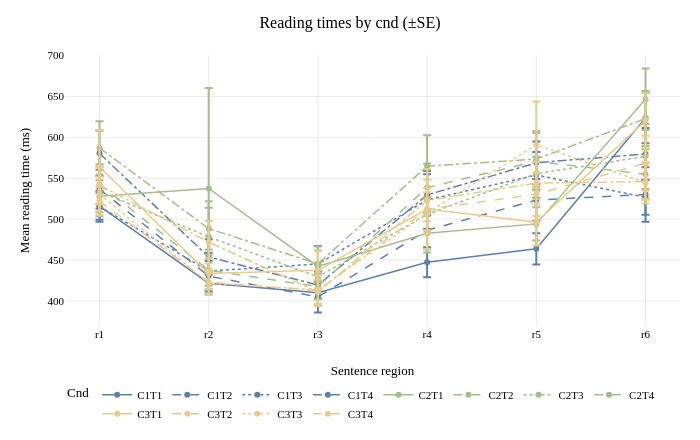
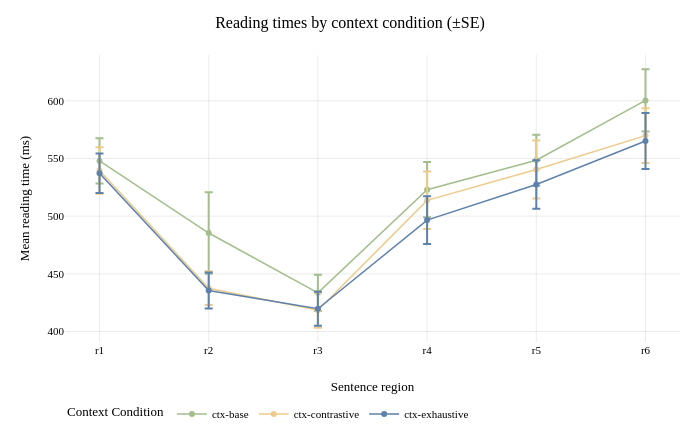
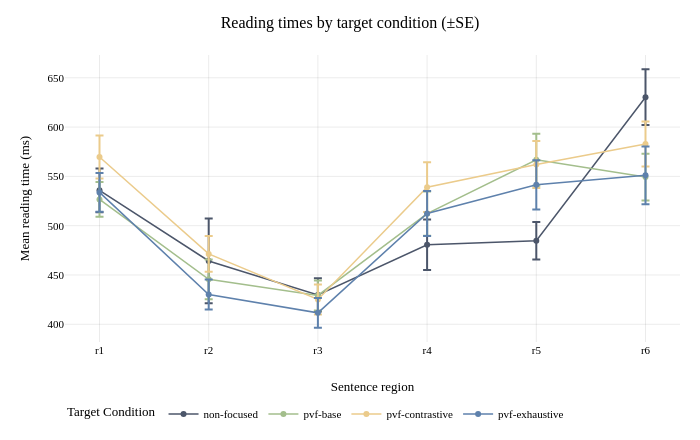

Notebook source saved alongside these figures, in order:
### Markdown cell above
#### Reading-time plots

Exhaustive is blue, base green, contrastive yellow, and non-focused grey. For combined `cnd` conditions, color identifies the context (C1 exhaustive, C2 base, C3 contrastive), while line style identifies the target (T1 non-focused: solid; T2 exhaustive: dashed; T3 base: dotted; T4 contrastive: dash-dot).

### Code cell
# Combined CxTy conditions use the context color and a target-specific line style.
condition_pairs = plot_trials[['cnd', 'context_condition', 'target_condition']].drop_duplicates()
if condition_pairs['cnd'].duplicated().any():
    raise ValueError('A combined condition maps to multiple context/target conditions')
missing_colors = set(condition_pairs['context_condition']) | set(condition_pairs['target_condition'])
missing_colors -= set(CONDITION_COLORS)
if missing_colors:
    raise ValueError(f'No Nord colors defined for conditions: {sorted(missing_colors)}')
missing_dashes = set(condition_pairs['target_condition']) - set(TARGET_DASHES)
if missing_dashes:
    raise ValueError(f'No line styles defined for target conditions: {sorted(missing_dashes)}')
combined_colors = {
    row.cnd: CONDITION_COLORS[row.context_condition]
    for row in condition_pairs.itertuples(index=False)
}
combined_dashes = {
    row.cnd: TARGET_DASHES[row.target_condition]
    for row in condition_pairs.itertuples(index=False)
}
color_map = {**CONDITION_COLORS, **combined_colors}

reading_figures = {}
for condition, summary in reading_summaries.items():
    figure = px.line(
        summary, x='region', y='mean_ms', color=condition,
        line_dash=condition if condition == 'cnd' else None,
        color_discrete_map=color_map, line_dash_map=combined_dashes,
        markers=True, error_y=ERROR_BAR, category_orders={'region': region_order},
        hover_data={'sd_ms': ':.1f', 'se_ms': ':.1f', 'n_submissions': True},
        labels={'region': 'Sentence region', 'mean_ms': 'Mean reading time (ms)',
                condition: condition.replace('_', ' ').title()},
        title=f'Reading times by {condition.replace("_", " ")} (±{ERROR_BAR[:2].upper()})'
    )
    figure.update_layout(width=FIGURE_WIDTH, height=FIGURE_HEIGHT,
                         margin=dict(l=65, r=20, t=55, b=55), hovermode='x unified',
                         legend=dict(orientation='h', yanchor='top', y=-0.2))
    reading_figures[condition] = figure
    figure.show()

### Figure 1 — Plotly figure (JSON) as saved in the notebook; plotly's stock layout.template omitted (floating-point values rounded to 4 significant figures)
{"data": [{"customdata": [[138.1, 16.51, 70.0], [116.6, 13.94, 70.0], [116.8, 13.95, 70.0], [153.9, 18.39, 70.0], [159.9, 19.11, 70.0], [259.7, 31.05, 70.0]], "error_y": {"array": [16.51, 13.94, 13.95, 18.39, 19.11, 31.05]}, "hovertemplate": "Cnd=C1T1<br>Sentence region=%{x}<br>Mean reading time (ms)=%{y}<br>sd_ms=%{customdata[0]:.1f}<br>se_ms=%{customdata[1]:.1f}<br>n_submissions=%{customdata[2]}<extra></extra>", "legendgroup": "C1T1", "line": {"color": "#5e81ac", "dash": "solid"}, "marker": {"symbol": "circle"}, "mode": "lines+markers", "name": "C1T1", "orientation": "v", "showlegend": true, "type": "scatter", "x": ["r1", "r2", "r3", "r4", "r5", "r6"], "xaxis": "x", "y": [515.9, 421.6, 409.9, 447.2, 463.6, 623.8], "yaxis": "y"}, {"customdata": [[198.4, 23.71, 70.0], [156.8, 18.74, 70.0], [158.6, 18.95, 70.0], [193.6, 23.14, 70.0], [215.1, 25.71, 70.0], [279.9, 33.45, 70.0]], "error_y": {"array": [23.71, 18.74, 18.95, 23.14, 25.71, 33.45]}, "hovertemplate": "Cnd=C1T2<br>Sentence region=%{x}<br>Mean reading time (ms)=%{y}<br>sd_ms=%{customdata[0]:.1f}<br>se_ms=%{customdata[1]:.1f}<br>n_submissions=%{customdata[2]}<extra></extra>", "legendgroup": "C1T2", "line": {"color": "#5e81ac", "dash": "dash"}, "marker": {"symbol": "circle"}, "mode": "lines+markers", "name": "C1T2", "orientation": "v", "showlegend": true, "type": "scatter", "x": ["r1", "r2", "r3", "r4", "r5", "r6"], "xaxis": "x", "y": [536.7, 430.3, 404.8, 486.3, 523.3, 530.1], "yaxis": "y"}, {"customdata": [[157.4, 18.82, 70.0], [185.8, 22.21, 70.0], [184.3, 22.02, 70.0], [295.8, 35.36, 70.0], [235.7, 28.17, 70.0], [177.5, 21.22, 70.0]], "error_y": {"array": [18.82, 22.21, 22.02, 35.36, 28.17, 21.22]}, "hovertemplate": "Cnd=C1T3<br>Sentence region=%{x}<br>Mean reading time (ms)=%{y}<br>sd_ms=%{customdata[0]:.1f}<br>se_ms=%{customdata[1]:.1f}<br>n_submissions=%{customdata[2]}<extra></extra>", "legendgroup": "C1T3", "line": {"color": "#5e81ac", "dash": "dot"}, "marker": {"symbol": "circle"}, "mode": "lines+markers", "name": "C1T3", "orientation": "v", "showlegend": true, "type": "scatter", "x": ["r1", "r2", "r3", "r4", "r5", "r6"], "xaxis": "x", "y": [515.5, 436.5, 445.1, 523.4, 553.9, 526.7], "yaxis": "y"}, {"customdata": [[232.9, 27.84, 70.0], [182.2, 21.77, 70.0], [138.1, 16.5, 70.0], [211.1, 25.23, 70.0], [217.6, 26.01, 70.0], [264.2, 31.58, 70.0]], "error_y": {"array": [27.84, 21.77, 16.5, 25.23, 26.01, 31.58]}, "hovertemplate": "Cnd=C1T4<br>Sentence region=%{x}<br>Mean reading time (ms)=%{y}<br>sd_ms=%{customdata[0]:.1f}<br>se_ms=%{customdata[1]:.1f}<br>n_submissions=%{customdata[2]}<extra></extra>", "legendgroup": "C1T4", "line": {"color": "#5e81ac", "dash": "dashdot"}, "marker": {"symbol": "circle"}, "mode": "lines+markers", "name": "C1T4", "orientation": "v", "showlegend": true, "type": "scatter", "x": ["r1", "r2", "r3", "r4", "r5", "r6"], "xaxis": "x", "y": [580.5, 453.7, 419.3, 529.5, 568.9, 579.8], "yaxis": "y"}, {"customdata": [[165.3, 19.76, 70.0], [1028.0, 122.9, 70.0], [162.9, 19.48, 70.0], [195.7, 23.4, 70.0], [170.1, 20.33, 70.0], [314.4, 37.58, 70.0]], "error_y": {"array": [19.76, 122.9, 19.48, 23.4, 20.33, 37.58]}, "hovertemplate": "Cnd=C2T1<br>Sentence region=%{x}<br>Mean reading time (ms)=%{y}<br>sd_ms=%{customdata[0]:.1f}<br>se_ms=%{customdata[1]:.1f}<br>n_submissions=%{customdata[2]}<extra></extra>", "legendgroup": "C2T1", "line": {"color": "#a3be8c", "dash": "solid"}, "marker": {"symbol": "circle"}, "mode": "lines+markers", "name": "C2T1", "orientation": "v", "showlegend": true, "type": "scatter", "x": ["r1", "r2", "r3", "r4", "r5", "r6"], "xaxis": "x", "y": [527.9, 537.5, 442.1, 482.7, 494.2, 646.6], "yaxis": "y"}, {"customdata": [[206.6, 24.7, 70.0], [159.3, 19.04, 70.0], [129.9, 15.53, 70.0], [247.2, 29.55, 70.0], [287.0, 34.31, 70.0], [256.7, 30.68, 70.0]], "error_y": {"array": [24.7, 19.04, 15.53, 29.55, 34.31, 30.68]}, "hovertemplate": "Cnd=C2T2<br>Sentence region=%{x}<br>Mean reading time (ms)=%{y}<br>sd_ms=%{customdata[0]:.1f}<br>se_ms=%{customdata[1]:.1f}<br>n_submissions=%{customdata[2]}<extra></extra>", "legendgroup": "C2T2", "line": {"color": "#a3be8c", "dash": "dash"}, "marker": {"symbol": "circle"}, "mode": "lines+markers", "name": "C2T2", "orientation": "v", "showlegend": true, "type": "scatter", "x": ["r1", "r2", "r3", "r4", "r5", "r6"], "xaxis": "x", "y": [542.4, 437.4, 417.5, 538.6, 570.8, 554.8], "yaxis": "y"}, {"customdata": [[254.9, 30.46, 70.0], [365.3, 43.66, 70.0], [126.7, 15.15, 70.0], [162.7, 19.44, 70.0], [173.2, 20.7, 70.0], [333.1, 39.81, 70.0]], "error_y": {"array": [30.46, 43.66, 15.15, 19.44, 20.7, 39.81]}, "hovertemplate": "Cnd=C2T3<br>Sentence region=%{x}<br>Mean reading time (ms)=%{y}<br>sd_ms=%{customdata[0]:.1f}<br>se_ms=%{customdata[1]:.1f}<br>n_submissions=%{customdata[2]}<extra></extra>", "legendgroup": "C2T3", "line": {"color": "#a3be8c", "dash": "dot"}, "marker": {"symbol": "circle"}, "mode": "lines+markers", "name": "C2T3", "orientation": "v", "showlegend": true, "type": "scatter", "x": ["r1", "r2", "r3", "r4", "r5", "r6"], "xaxis": "x", "y": [533.9, 478.3, 429.3, 505.7, 555.6, 576.8], "yaxis": "y"}, {"customdata": [[272.5, 32.57, 70.0], [214.6, 25.65, 70.0], [177.1, 21.17, 70.0], [317.8, 37.99, 70.0], [284.1, 33.95, 70.0], [281.5, 33.64, 70.0]], "error_y": {"array": [32.57, 25.65, 21.17, 37.99, 33.95, 33.64]}, "hovertemplate": "Cnd=C2T4<br>Sentence region=%{x}<br>Mean reading time (ms)=%{y}<br>sd_ms=%{customdata[0]:.1f}<br>se_ms=%{customdata[1]:.1f}<br>n_submissions=%{customdata[2]}<extra></extra>", "legendgroup": "C2T4", "line": {"color": "#a3be8c", "dash": "dashdot"}, "marker": {"symbol": "circle"}, "mode": "lines+markers", "name": "C2T4", "orientation": "v", "showlegend": true, "type": "scatter", "x": ["r1", "r2", "r3", "r4", "r5", "r6"], "xaxis": "x", "y": [587.1, 488.4, 445.4, 564.7, 573.5, 623.0], "yaxis": "y"}, {"customdata": [[380.4, 45.46, 70.0], [160.3, 19.16, 70.0], [196.5, 23.49, 70.0], [408.5, 48.82, 70.0], [240.0, 28.69, 70.0], [281.9, 33.69, 70.0]], "error_y": {"array": [45.46, 19.16, 23.49, 48.82, 28.69, 33.69]}, "hovertemplate": "Cnd=C3T1<br>Sentence region=%{x}<br>Mean reading time (ms)=%{y}<br>sd_ms=%{customdata[0]:.1f}<br>se_ms=%{customdata[1]:.1f}<br>n_submissions=%{customdata[2]}<extra></extra>", "legendgroup": "C3T1", "line": {"color": "#ebcb8b", "dash": "solid"}, "marker": {"symbol": "circle"}, "mode": "lines+markers", "name": "C3T1", "orientation": "v", "showlegend": true, "type": "scatter", "x": ["r1", "r2", "r3", "r4", "r5", "r6"], "xaxis": "x", "y": [563.7, 433.6, 437.4, 512.2, 496.3, 620.5], "yaxis": "y"}, {"customdata": [[147.0, 17.56, 70.0], [127.8, 15.28, 70.0], [157.5, 18.83, 70.0], [216.7, 25.9, 70.0], [221.5, 26.48, 70.0], [280.1, 33.48, 70.0]], "error_y": {"array": [17.56, 15.28, 18.83, 25.9, 26.48, 33.48]}, "hovertemplate": "Cnd=C3T2<br>Sentence region=%{x}<br>Mean reading time (ms)=%{y}<br>sd_ms=%{customdata[0]:.1f}<br>se_ms=%{customdata[1]:.1f}<br>n_submissions=%{customdata[2]}<extra></extra>", "legendgroup": "C3T2", "line": {"color": "#ebcb8b", "dash": "dash"}, "marker": {"symbol": "circle"}, "mode": "lines+markers", "name": "C3T2", "orientation": "v", "showlegend": true, "type": "scatter", "x": ["r1", "r2", "r3", "r4", "r5", "r6"], "xaxis": "x", "y": [522.2, 422.9, 412.5, 512.1, 530.4, 568.4], "yaxis": "y"}, {"customdata": [[176.6, 21.11, 70.0], [118.8, 14.2, 70.0], [146.3, 17.48, 70.0], [211.2, 25.24, 70.0], [443.1, 52.96, 70.0], [211.3, 25.25, 70.0]], "error_y": {"array": [21.11, 14.2, 17.48, 25.24, 52.96, 25.25]}, "hovertemplate": "Cnd=C3T3<br>Sentence region=%{x}<br>Mean reading time (ms)=%{y}<br>sd_ms=%{customdata[0]:.1f}<br>se_ms=%{customdata[1]:.1f}<br>n_submissions=%{customdata[2]}<extra></extra>", "legendgroup": "C3T3", "line": {"color": "#ebcb8b", "dash": "dot"}, "marker": {"symbol": "circle"}, "mode": "lines+markers", "name": "C3T3", "orientation": "v", "showlegend": true, "type": "scatter", "x": ["r1", "r2", "r3", "r4", "r5", "r6"], "xaxis": "x", "y": [530.6, 421.9, 413.4, 507.6, 591.0, 544.4], "yaxis": "y"}, {"customdata": [[189.9, 22.69, 70.0], [214.1, 25.6, 70.0], [128.1, 15.31, 70.0], [212.7, 25.43, 70.0], [217.6, 26.01, 70.0], [179.2, 21.42, 70.0]], "error_y": {"array": [22.69, 25.6, 15.31, 25.43, 26.01, 21.42]}, "hovertemplate": "Cnd=C3T4<br>Sentence region=%{x}<br>Mean reading time (ms)=%{y}<br>sd_ms=%{customdata[0]:.1f}<br>se_ms=%{customdata[1]:.1f}<br>n_submissions=%{customdata[2]}<extra></extra>", "legendgroup": "C3T4", "line": {"color": "#ebcb8b", "dash": "dashdot"}, "marker": {"symbol": "circle"}, "mode": "lines+markers", "name": "C3T4", "orientation": "v", "showlegend": true, "type": "scatter", "x": ["r1", "r2", "r3", "r4", "r5", "r6"], "xaxis": "x", "y": [541.5, 472.0, 410.9, 522.9, 544.1, 545.8], "yaxis": "y"}], "layout": {"height": 440, "hovermode": "x unified", "legend": {"orientation": "h", "title": {"text": "Cnd"}, "tracegroupgap": 0, "y": -0.2, "yanchor": "top"}, "margin": {"b": 55, "l": 65, "r": 20, "t": 55}, "title": {"text": "Reading times by cnd (±SE)"}, "width": 700, "xaxis": {"anchor": "y", "categoryarray": ["r1", "r2", "r3", "r4", "r5", "r6"], "categoryorder": "array", "domain": [0, 1], "title": {"text": "Sentence region"}}, "yaxis": {"anchor": "x", "domain": [0, 1], "title": {"text": "Mean reading time (ms)"}}}}

### Figure 2 — Plotly figure (JSON) as saved in the notebook; plotly's stock layout.template omitted (floating-point values rounded to 4 significant figures)
{"data": [{"customdata": [[164.3, 19.64, 70.0], [296.2, 35.4, 70.0], [131.7, 15.74, 70.0], [199.9, 23.89, 70.0], [184.8, 22.09, 70.0], [225.3, 26.93, 70.0]], "error_y": {"array": [19.64, 35.4, 15.74, 23.89, 22.09, 26.93]}, "hovertemplate": "Context Condition=ctx-base<br>Sentence region=%{x}<br>Mean reading time (ms)=%{y}<br>sd_ms=%{customdata[0]:.1f}<br>se_ms=%{customdata[1]:.1f}<br>n_submissions=%{customdata[2]}<extra></extra>", "legendgroup": "ctx-base", "line": {"color": "#a3be8c", "dash": "solid"}, "marker": {"symbol": "circle"}, "mode": "lines+markers", "name": "ctx-base", "orientation": "v", "showlegend": true, "type": "scatter", "x": ["r1", "r2", "r3", "r4", "r5", "r6"], "xaxis": "x", "y": [547.8, 485.4, 433.6, 522.9, 548.5, 600.3], "yaxis": "y"}, {"customdata": [[168.8, 20.18, 70.0], [122.4, 14.63, 70.0], [126.8, 15.15, 70.0], [208.4, 24.91, 70.0], [209.5, 25.04, 70.0], [199.0, 23.79, 70.0]], "error_y": {"array": [20.18, 14.63, 15.15, 24.91, 25.04, 23.79]}, "hovertemplate": "Context Condition=ctx-contrastive<br>Sentence region=%{x}<br>Mean reading time (ms)=%{y}<br>sd_ms=%{customdata[0]:.1f}<br>se_ms=%{customdata[1]:.1f}<br>n_submissions=%{customdata[2]}<extra></extra>", "legendgroup": "ctx-contrastive", "line": {"color": "#ebcb8b", "dash": "solid"}, "marker": {"symbol": "circle"}, "mode": "lines+markers", "name": "ctx-contrastive", "orientation": "v", "showlegend": true, "type": "scatter", "x": ["r1", "r2", "r3", "r4", "r5", "r6"], "xaxis": "x", "y": [539.5, 437.6, 418.5, 513.7, 540.4, 569.8], "yaxis": "y"}, {"customdata": [[143.3, 17.13, 70.0], [130.8, 15.64, 70.0], [122.6, 14.65, 70.0], [172.8, 20.65, 70.0], [176.5, 21.1, 70.0], [202.9, 24.25, 70.0]], "error_y": {"array": [17.13, 15.64, 14.65, 20.65, 21.1, 24.25]}, "hovertemplate": "Context Condition=ctx-exhaustive<br>Sentence region=%{x}<br>Mean reading time (ms)=%{y}<br>sd_ms=%{customdata[0]:.1f}<br>se_ms=%{customdata[1]:.1f}<br>n_submissions=%{customdata[2]}<extra></extra>", "legendgroup": "ctx-exhaustive", "line": {"color": "#5e81ac", "dash": "solid"}, "marker": {"symbol": "circle"}, "mode": "lines+markers", "name": "ctx-exhaustive", "orientation": "v", "showlegend": true, "type": "scatter", "x": ["r1", "r2", "r3", "r4", "r5", "r6"], "xaxis": "x", "y": [537.1, 435.5, 419.8, 496.6, 527.4, 565.1], "yaxis": "y"}], "layout": {"height": 440, "hovermode": "x unified", "legend": {"orientation": "h", "title": {"text": "Context Condition"}, "tracegroupgap": 0, "y": -0.2, "yanchor": "top"}, "margin": {"b": 55, "l": 65, "r": 20, "t": 55}, "title": {"text": "Reading times by context condition (±SE)"}, "width": 700, "xaxis": {"anchor": "y", "categoryarray": ["r1", "r2", "r3", "r4", "r5", "r6"], "categoryorder": "array", "domain": [0, 1], "title": {"text": "Sentence region"}}, "yaxis": {"anchor": "x", "domain": [0, 1], "title": {"text": "Mean reading time (ms)"}}}}

### Figure 3 — Plotly figure (JSON) as saved in the notebook; plotly's stock layout.template omitted (floating-point values rounded to 4 significant figures)
{"data": [{"customdata": [[185.0, 22.11, 70.0], [359.8, 43.01, 70.0], [140.9, 16.84, 70.0], [213.8, 25.55, 70.0], [159.0, 19.01, 70.0], [236.5, 28.27, 70.0]], "error_y": {"array": [22.11, 43.01, 16.84, 25.55, 19.01, 28.27]}, "hovertemplate": "Target Condition=non-focused<br>Sentence region=%{x}<br>Mean reading time (ms)=%{y}<br>sd_ms=%{customdata[0]:.1f}<br>se_ms=%{customdata[1]:.1f}<br>n_submissions=%{customdata[2]}<extra></extra>", "legendgroup": "non-focused", "line": {"color": "#4c566a", "dash": "solid"}, "marker": {"symbol": "circle"}, "mode": "lines+markers", "name": "non-focused", "orientation": "v", "showlegend": true, "type": "scatter", "x": ["r1", "r2", "r3", "r4", "r5", "r6"], "xaxis": "x", "y": [535.8, 464.2, 429.8, 480.7, 484.7, 630.3], "yaxis": "y"}, {"customdata": [[146.8, 17.55, 70.0], [167.8, 20.05, 70.0], [127.6, 15.25, 70.0], [187.0, 22.35, 70.0], [220.9, 26.4, 70.0], [197.8, 23.64, 70.0]], "error_y": {"array": [17.55, 20.05, 15.25, 22.35, 26.4, 23.64]}, "hovertemplate": "Target Condition=pvf-base<br>Sentence region=%{x}<br>Mean reading time (ms)=%{y}<br>sd_ms=%{customdata[0]:.1f}<br>se_ms=%{customdata[1]:.1f}<br>n_submissions=%{customdata[2]}<extra></extra>", "legendgroup": "pvf-base", "line": {"color": "#a3be8c", "dash": "solid"}, "marker": {"symbol": "circle"}, "mode": "lines+markers", "name": "pvf-base", "orientation": "v", "showlegend": true, "type": "scatter", "x": ["r1", "r2", "r3", "r4", "r5", "r6"], "xaxis": "x", "y": [526.7, 445.6, 429.3, 512.2, 566.8, 549.3], "yaxis": "y"}, {"customdata": [[181.6, 21.71, 70.0], [151.9, 18.16, 70.0], [126.8, 15.16, 70.0], [211.5, 25.27, 70.0], [199.4, 23.84, 70.0], [191.6, 22.9, 70.0]], "error_y": {"array": [21.71, 18.16, 15.16, 25.27, 23.84, 22.9]}, "hovertemplate": "Target Condition=pvf-contrastive<br>Sentence region=%{x}<br>Mean reading time (ms)=%{y}<br>sd_ms=%{customdata[0]:.1f}<br>se_ms=%{customdata[1]:.1f}<br>n_submissions=%{customdata[2]}<extra></extra>", "legendgroup": "pvf-contrastive", "line": {"color": "#ebcb8b", "dash": "solid"}, "marker": {"symbol": "circle"}, "mode": "lines+markers", "name": "pvf-contrastive", "orientation": "v", "showlegend": true, "type": "scatter", "x": ["r1", "r2", "r3", "r4", "r5", "r6"], "xaxis": "x", "y": [569.7, 471.3, 425.2, 539.0, 562.2, 582.9], "yaxis": "y"}, {"customdata": [[164.7, 19.68, 70.0], [127.4, 15.23, 70.0], [125.6, 15.02, 70.0], [191.1, 22.85, 70.0], [208.9, 24.97, 70.0], [245.5, 29.34, 70.0]], "error_y": {"array": [19.68, 15.23, 15.02, 22.85, 24.97, 29.34]}, "hovertemplate": "Target Condition=pvf-exhaustive<br>Sentence region=%{x}<br>Mean reading time (ms)=%{y}<br>sd_ms=%{customdata[0]:.1f}<br>se_ms=%{customdata[1]:.1f}<br>n_submissions=%{customdata[2]}<extra></extra>", "legendgroup": "pvf-exhaustive", "line": {"color": "#5e81ac", "dash": "solid"}, "marker": {"symbol": "circle"}, "mode": "lines+markers", "name": "pvf-exhaustive", "orientation": "v", "showlegend": true, "type": "scatter", "x": ["r1", "r2", "r3", "r4", "r5", "r6"], "xaxis": "x", "y": [533.8, 430.2, 411.6, 512.3, 541.5, 551.1], "yaxis": "y"}], "layout": {"height": 440, "hovermode": "x unified", "legend": {"orientation": "h", "title": {"text": "Target Condition"}, "tracegroupgap": 0, "y": -0.2, "yanchor": "top"}, "margin": {"b": 55, "l": 65, "r": 20, "t": 55}, "title": {"text": "Reading times by target condition (±SE)"}, "width": 700, "xaxis": {"anchor": "y", "categoryarray": ["r1", "r2", "r3", "r4", "r5", "r6"], "categoryorder": "array", "domain": [0, 1], "title": {"text": "Sentence region"}}, "yaxis": {"anchor": "x", "domain": [0, 1], "title": {"text": "Mean reading time (ms)"}}}}
